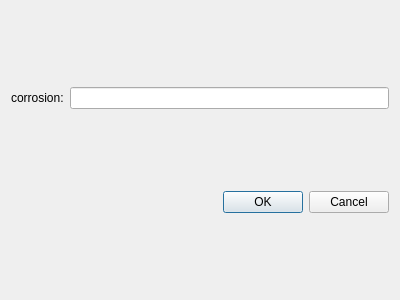
<?xml version="1.0" encoding="UTF-8"?>
<ui version="4.0">
 <class>CorrosionDialog</class>
 <widget class="QDialog" name="CorrosionDialog">
  <property name="geometry">
   <rect>
    <x>0</x>
    <y>0</y>
    <width>400</width>
    <height>300</height>
   </rect>
  </property>
  <property name="windowTitle">
   <string>Dialog</string>
  </property>
  <layout class="QVBoxLayout" name="verticalLayout">
   <item>
    <layout class="QHBoxLayout" name="horizontalLayout">
     <item>
      <widget class="QLabel" name="label">
       <property name="text">
        <string>corrosion:</string>
       </property>
      </widget>
     </item>
     <item>
      <widget class="QLineEdit" name="lineEdit"/>
     </item>
    </layout>
   </item>
   <item>
    <widget class="QDialogButtonBox" name="buttonBox">
     <property name="orientation">
      <enum>Qt::Horizontal</enum>
     </property>
     <property name="standardButtons">
      <set>QDialogButtonBox::Cancel|QDialogButtonBox::Ok</set>
     </property>
    </widget>
   </item>
  </layout>
 </widget>
 <resources/>
 <connections>
  <connection>
   <sender>buttonBox</sender>
   <signal>accepted()</signal>
   <receiver>CorrosionDialog</receiver>
   <slot>accept()</slot>
   <hints>
    <hint type="sourcelabel">
     <x>248</x>
     <y>254</y>
    </hint>
    <hint type="destinationlabel">
     <x>157</x>
     <y>274</y>
    </hint>
   </hints>
  </connection>
  <connection>
   <sender>buttonBox</sender>
   <signal>rejected()</signal>
   <receiver>CorrosionDialog</receiver>
   <slot>reject()</slot>
   <hints>
    <hint type="sourcelabel">
     <x>316</x>
     <y>260</y>
    </hint>
    <hint type="destinationlabel">
     <x>286</x>
     <y>274</y>
    </hint>
   </hints>
  </connection>
 </connections>
</ui>
